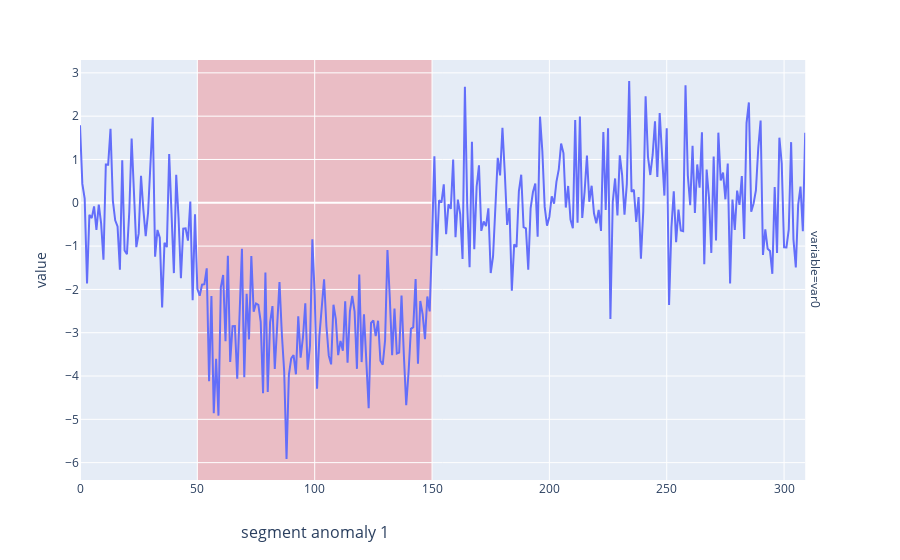

Source (notebook cell):
### Markdown cell above
Detect data segments that are different from the rest of the data.

* A special case of segmentation where the data not in any segments (the normal data) are implicitly given the same label.
<!-- 
Can be viewed as a special case of segmentation and change detection:

* Segment anomaly = A change away from the baseline data behaviour + a change back again. -->

### Code cell
from utils import plot_segment_anomaly_illustration

anomaly = segments.iloc[1:2]
plot_segment_anomaly_illustration(df_2cpts, anomaly)

### Figure 1 — Plotly figure (JSON) as saved in the notebook; plotly's stock layout.template omitted (floating-point values rounded to 4 significant figures; data arrays with more than 128 entries replaced by an {"elided": "..."} marker saying what was removed)
{"data": [{"hovertemplate": "variable=var0<br>index=%{x}<br>value=%{y}<extra></extra>", "legendgroup": "", "line": {"color": "#636efa", "dash": "solid"}, "marker": {"symbol": "circle"}, "mode": "lines", "name": "", "orientation": "v", "showlegend": false, "type": "scatter", "x": {"elided": "310 int values"}, "xaxis": "x", "y": {"elided": "310 float values"}, "yaxis": "y"}], "layout": {"annotations": [{"showarrow": false, "text": "variable=var0", "textangle": 90, "x": 0.98, "xanchor": "left", "xref": "paper", "y": 0.5, "yanchor": "middle", "yref": "paper"}, {"font": {"size": 16}, "showarrow": false, "text": "segment anomaly 1", "x": 100, "xref": "x", "y": -0.13, "yref": "paper", "yshift": -10}], "legend": {"tracegroupgap": 0}, "margin": {"t": 60}, "shapes": [{"fillcolor": "red", "layer": "below", "line": {"width": 0}, "opacity": 0.2, "type": "rect", "x0": 50, "x1": 150, "xref": "x", "y0": 0, "y1": 1, "yref": "y domain"}], "showlegend": false, "xaxis": {"anchor": "y", "domain": [0, 0.98], "title": {}}, "yaxis": {"anchor": "x", "domain": [0, 1], "title": {"text": "value"}}}}
